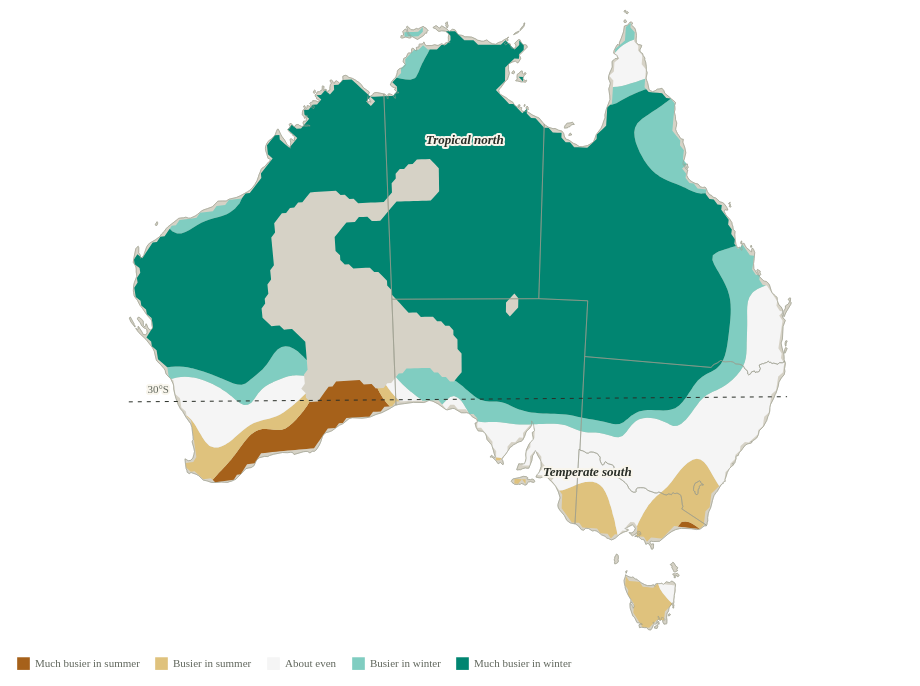

The specification (Vega-Lite) saved for this image:
### Vega-Lite specification from a JSON file in a GitHub repository (floating-point values rounded to 4 significant figures; data arrays with more than 128 entries replaced by an {"elided": "..."} marker saying what was removed)
{"$schema": "https://vega.github.io/schema/vega-lite/v5.json", "width": 904, "height": 620, "padding": 8, "config": {"background": "transparent", "font": "Bricolage Grotesque", "view": {"stroke": null}, "axis": {"labelFont": "Bricolage Grotesque", "titleFont": "Bricolage Grotesque", "labelFontSize": 12, "titleFontSize": 12, "titleFontWeight": 500, "labelColor": "#60665c", "titleColor": "#292e27", "domain": false, "ticks": false, "gridColor": "#e0dccf", "gridOpacity": 0.75, "labelPadding": 8, "titlePadding": 14}, "legend": {"labelFont": "Bricolage Grotesque", "titleFont": "Bricolage Grotesque", "labelFontSize": 11, "titleFontSize": 11, "titleFontWeight": 500, "labelColor": "#60665c", "titleColor": "#292e27", "gradientThickness": 9, "gradientLength": 130, "padding": 8}, "title": {"font": "Bricolage Grotesque", "color": "#292e27", "fontSize": 15, "fontWeight": 500, "anchor": "start"}}, "description": "Filled contour map of a smoothed field: for each place, its share of all winter (June–August) records divided by its share of all summer (December–February) records, 2024. Toggle between all bird records and rainbow bee-eater records. Blank land has too few records to estimate.", "params": [{"name": "who", "value": "Everyone"}], "projection": {"type": "conicEqualArea", "parallels": [-18, -36], "rotate": [-134, 0, 0], "center": [0, -28]}, "layer": [{"data": {"values": [{"type": "Feature", "properties": {"name": "Western Australia", "code": "WA"}, "geometry": {"type": "MultiPolygon", "coordinates": {"elided": "5 rows, 876 float values in total"}}}, {"type": "Feature", "properties": {"name": "Northern Territory", "code": "NT"}, "geometry": {"type": "MultiPolygon", "coordinates": {"elided": "11 rows, 718 float values in total"}}}, {"type": "Feature", "properties": {"name": "South Australia", "code": "SA"}, "geometry": {"type": "MultiPolygon", "coordinates": {"elided": "2 rows, 390 float values in total"}}}, {"type": "Feature", "properties": {"name": "Queensland", "code": "QLD"}, "geometry": {"type": "MultiPolygon", "coordinates": {"elided": "15 rows, 862 float values in total"}}}, {"type": "Feature", "properties": {"name": "Tasmania", "code": "TAS"}, "geometry": {"type": "MultiPolygon", "coordinates": {"elided": "9 rows, 528 float values in total"}}}, {"type": "Feature", "properties": {"name": "Victoria", "code": "VIC"}, "geometry": {"type": "MultiPolygon", "coordinates": {"elided": "3 rows, 390 float values in total"}}}, {"type": "Feature", "properties": {"name": "Australian Capital Territory", "code": "ACT"}, "geometry": {"type": "Polygon", "coordinates": [[[149.4, -35.33], [149.4, -35.36], [149.3, -35.35], [149.2, -35.38], [149.1, -35.44], [149.1, -35.51], [149.1, -35.58], [149.1, -35.61], [149.1, -35.83], [149.1, -35.91], [148.9, -35.89], [148.9, -35.82], [148.9, -35.74], [148.9, -35.75], [148.8, -35.71], [148.8, -35.64], [148.8, -35.49], [148.8, -35.31], [149.1, -35.15], [149.2, -35.18], [149.2, -35.22], [149.3, -35.27], [149.4, -35.33]]]}}, {"type": "Feature", "properties": {"name": "New South Wales", "code": "NSW"}, "geometry": {"type": "Polygon", "coordinates": {"elided": "2 rows, 482 float values in total"}}}]}, "mark": {"type": "geoshape", "fill": "#d6d2c6", "stroke": "#c7c6b8", "strokeWidth": 0.7}}, {"data": {"values": [{"type": "Feature", "properties": {"band": 0, "label": "Much busier in summer", "who": "Everyone"}, "geometry": {"type": "MultiPolygon", "coordinates": {"elided": "2 rows, 276 float values in total"}}}, {"type": "Feature", "properties": {"band": 1, "label": "Busier in summer", "who": "Everyone"}, "geometry": {"type": "MultiPolygon", "coordinates": {"elided": "8 rows, 652 float values in total"}}}, {"type": "Feature", "properties": {"band": 2, "label": "About even", "who": "Everyone"}, "geometry": {"type": "MultiPolygon", "coordinates": {"elided": "7 rows, 1036 float values in total"}}}, {"type": "Feature", "properties": {"band": 3, "label": "Busier in winter", "who": "Everyone"}, "geometry": {"type": "MultiPolygon", "coordinates": {"elided": "8 rows, 1254 float values in total"}}}, {"type": "Feature", "properties": {"band": 4, "label": "Much busier in winter", "who": "Everyone"}, "geometry": {"type": "MultiPolygon", "coordinates": {"elided": "2 rows, 1268 float values in total"}}}, {"type": "Feature", "properties": {"band": 0, "label": "Much busier in summer", "who": "Bee-eater"}, "geometry": {"type": "MultiPolygon", "coordinates": {"elided": "9 rows, 874 float values in total"}}}, {"type": "Feature", "properties": {"band": 1, "label": "Busier in summer", "who": "Bee-eater"}, "geometry": {"type": "MultiPolygon", "coordinates": {"elided": "4 rows, 388 float values in total"}}}, {"type": "Feature", "properties": {"band": 2, "label": "About even", "who": "Bee-eater"}, "geometry": {"type": "MultiPolygon", "coordinates": {"elided": "4 rows, 552 float values in total"}}}, {"type": "Feature", "properties": {"band": 3, "label": "Busier in winter", "who": "Bee-eater"}, "geometry": {"type": "MultiPolygon", "coordinates": {"elided": "7 rows, 680 float values in total"}}}, {"type": "Feature", "properties": {"band": 4, "label": "Much busier in winter", "who": "Bee-eater"}, "geometry": {"type": "MultiPolygon", "coordinates": {"elided": "5 rows, 1122 float values in total"}}}]}, "transform": [{"filter": "datum.properties.who===who"}], "mark": {"type": "geoshape", "strokeWidth": 0}, "encoding": {"color": {"field": "properties.label", "type": "ordinal", "scale": {"domain": ["Much busier in summer", "Busier in summer", "About even", "Busier in winter", "Much busier in winter"], "range": ["#a6611a", "#dfc27d", "#f5f5f5", "#80cdc1", "#018571"]}, "legend": {"title": null, "orient": "bottom", "direction": "horizontal", "columns": 5, "symbolType": "square", "symbolSize": 160, "labelLimit": 200, "columnPadding": 14}}, "tooltip": [{"field": "properties.label", "title": "Seasonal lean"}]}}, {"data": {"values": [{"type": "Feature", "properties": {"name": "Western Australia", "code": "WA"}, "geometry": {"type": "MultiPolygon", "coordinates": {"elided": "5 rows, 876 float values in total"}}}, {"type": "Feature", "properties": {"name": "Northern Territory", "code": "NT"}, "geometry": {"type": "MultiPolygon", "coordinates": {"elided": "11 rows, 718 float values in total"}}}, {"type": "Feature", "properties": {"name": "South Australia", "code": "SA"}, "geometry": {"type": "MultiPolygon", "coordinates": {"elided": "2 rows, 390 float values in total"}}}, {"type": "Feature", "properties": {"name": "Queensland", "code": "QLD"}, "geometry": {"type": "MultiPolygon", "coordinates": {"elided": "15 rows, 862 float values in total"}}}, {"type": "Feature", "properties": {"name": "Tasmania", "code": "TAS"}, "geometry": {"type": "MultiPolygon", "coordinates": {"elided": "9 rows, 528 float values in total"}}}, {"type": "Feature", "properties": {"name": "Victoria", "code": "VIC"}, "geometry": {"type": "MultiPolygon", "coordinates": {"elided": "3 rows, 390 float values in total"}}}, {"type": "Feature", "properties": {"name": "Australian Capital Territory", "code": "ACT"}, "geometry": {"type": "Polygon", "coordinates": [[[149.4, -35.33], [149.4, -35.36], [149.3, -35.35], [149.2, -35.38], [149.1, -35.44], [149.1, -35.51], [149.1, -35.58], [149.1, -35.61], [149.1, -35.83], [149.1, -35.91], [148.9, -35.89], [148.9, -35.82], [148.9, -35.74], [148.9, -35.75], [148.8, -35.71], [148.8, -35.64], [148.8, -35.49], [148.8, -35.31], [149.1, -35.15], [149.2, -35.18], [149.2, -35.22], [149.3, -35.27], [149.4, -35.33]]]}}, {"type": "Feature", "properties": {"name": "New South Wales", "code": "NSW"}, "geometry": {"type": "Polygon", "coordinates": {"elided": "2 rows, 482 float values in total"}}}]}, "mark": {"type": "geoshape", "fill": null, "stroke": "#9b9d8d", "strokeWidth": 0.6}}, {"data": {"values": [{"longitude": 112, "latitude": -30}, {"longitude": 154, "latitude": -30}]}, "mark": {"type": "line", "strokeDash": [4, 5], "color": "#292e27", "strokeWidth": 1}, "encoding": {"longitude": {"field": "longitude", "type": "quantitative"}, "latitude": {"field": "latitude", "type": "quantitative"}}}, {"data": {"values": [{"text": "30°S", "longitude": 113.2, "latitude": -30}]}, "mark": {"type": "text", "fontSize": 11, "dy": -9, "align": "left", "color": "#60665c", "stroke": "#f8f5ec", "strokeWidth": 4, "strokeJoin": "round"}, "encoding": {"longitude": {"field": "longitude", "type": "quantitative"}, "latitude": {"field": "latitude", "type": "quantitative"}, "text": {"field": "text"}}}, {"data": {"values": [{"text": "30°S", "longitude": 113.2, "latitude": -30}]}, "mark": {"type": "text", "color": "#60665c", "fontSize": 11, "dy": -9, "align": "left"}, "encoding": {"longitude": {"field": "longitude", "type": "quantitative"}, "latitude": {"field": "latitude", "type": "quantitative"}, "text": {"field": "text"}}}, {"data": {"values": [{"text": "Tropical north", "longitude": 133.5, "latitude": -17.5}, {"text": "Temperate south", "longitude": 141.6, "latitude": -35.2}]}, "mark": {"type": "text", "fontSize": 13, "fontWeight": 600, "fontStyle": "italic", "stroke": "#f8f5ec", "strokeWidth": 4, "strokeJoin": "round"}, "encoding": {"longitude": {"field": "longitude", "type": "quantitative"}, "latitude": {"field": "latitude", "type": "quantitative"}, "text": {"field": "text"}}}, {"data": {"values": [{"text": "Tropical north", "longitude": 133.5, "latitude": -17.5}, {"text": "Temperate south", "longitude": 141.6, "latitude": -35.2}]}, "mark": {"type": "text", "color": "#292e27", "fontSize": 13, "fontWeight": 600, "fontStyle": "italic"}, "encoding": {"longitude": {"field": "longitude", "type": "quantitative"}, "latitude": {"field": "latitude", "type": "quantitative"}, "text": {"field": "text"}}}]}
